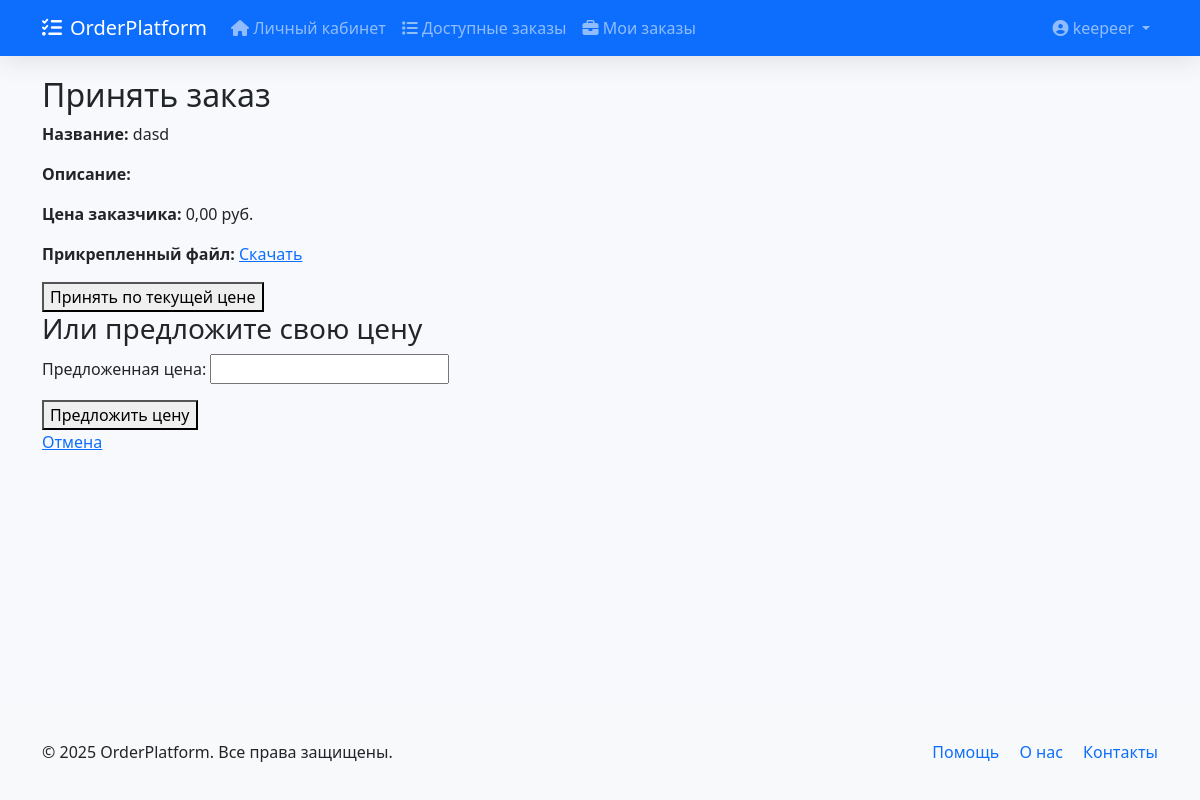
/orders/orders/accept/12/ (signed in), run on the app's committed database.
### users/models.py (models this page shows, shortened)
class User(AbstractUser):
    class Meta:
        verbose_name = 'Пользователь'
        verbose_name_plural = 'Пользователи'
        permissions = [
            ("can_request_payout", "Can request payout"),
        ]
    is_customer = models.BooleanField(default=False, verbose_name="Заказчик")
    is_employee = models.BooleanField(default=False, verbose_name="Исполнитель")
    wallet_address = models.CharField(max_length=100, blank=True, null=True, verbose_name="Кошелек")
    phone = models.CharField(max_length=20, blank=True, null=True, verbose_name="Телефон")
    groups = models.ManyToManyField(
        Group,
        verbose_name="Группы",
        blank=True,
        related_name="custom_user_groups"
    )
    user_permissions = models.ManyToManyField(
        Permission,
        verbose_name="Права доступа",
        blank=True,
        related_name="custom_user_permissions"
    )

### orders/models.py (models this page shows, shortened)
class Order(models.Model):
    WORK_TYPE_CHOICES = [
        ('coursework', 'Курсовая работа'),
        ('diploma', 'Дипломная работа'),
        ('essay', 'Эссе'),
        ('research', 'Реферат'),
        ('lab_work', 'Лабораторная'),
        ('other', 'Другое'),
    ]
    STATUS_CHOICES = [
        ('pending', 'Ожидает исполнителя'),
        ('price_proposed', 'Ожидает подтверждения цены'),
        ('waiting_approval', 'Ожидает подтверждения'),
        ('in_progress', 'В работе'),
        ('submitted', 'Отправлено клиенту'),
        ('approved', 'Принято клиентом'),
        ('rejected', 'Отклонено клиентом'),
        ('completed', 'Завершено'),
        ('auto_completed', 'Автоматически завершено'),
        ('refunded', 'Возврат средств'),
        ('closed', 'Закрыт'),
    ]
    TAG_CHOICES = [
        ('ready_work', 'Готовая работа'),
        ('consultation', 'Консультация'),
        ('final_touches', 'Финальные штрихи'),
    ]
    customer = models.ForeignKey(User, on_delete=models.CASCADE, related_name='customer_orders')
    employee = models.ForeignKey(User, on_delete=models.SET_NULL, null=True, blank=True,
                                 related_name='employee_orders')
    title = models.CharField(max_length=255, verbose_name="Название")
    description = models.TextField(verbose_name="Описание")
    work_type = models.CharField(max_length=20, choices=WORK_TYPE_CHOICES, default='coursework')
    status = models.CharField(max_length=25, choices=STATUS_CHOICES, default='pending')
    deadline = models.DateField(verbose_name="Срок сдачи", null=True, blank=True)
    file = models.FileField(upload_to=rename_uploaded_file, null=True, blank=True)
    tag = models.CharField(max_length=30, choices=TAG_CHOICES, blank=True, null=True)
    created_at = models.DateTimeField(auto_now_add=True)
    updated_at = models.DateTimeField(auto_now=True)
    completed_file = models.FileField(upload_to='completed_orders/', null=True, blank=True)
    price = models.DecimalField(max_digits=10, decimal_places=2, null=True, blank=True, default=0)
    class Meta:
        verbose_name = 'Заказ'
        verbose_name_plural = 'Заказы'
        ordering = ['-created_at']

### orders/views.py (the view)
# urls.py: path('orders/accept/<int:order_id>/', login_required(accept_order_view), name='accept_order'),
@login_required
def accept_order_view(request, order_id):
    if not request.user.is_employee:
        return redirect('profile')
    order = get_object_or_404(Order, id=order_id)
    if order.status != 'pending' or order.employee is not None:
        messages.warning(request, "Этот заказ уже принят или недоступен.")
        return redirect('orders:order_list')
    if request.method == 'POST':
        if 'accept' in request.POST:
            try:
                PaymentService.accept_order(order, request.user)
                messages.success(request, "Вы успешно приняли заказ")
            except ValidationError as e:
                messages.error(request, str(e))
            except Exception as e:
                logger.error(f"Ошибка при принятии заказа: {e}")
                messages.error(request, "Произошла ошибка при принятии заказа")
            return redirect('orders:order_list')
        elif 'propose_price' in request.POST:
            form = PriceProposalForm(request.POST)
            if form.is_valid():
                if not PriceProposal.objects.filter(order=order, employee=request.user).exists():
                    PriceProposal.objects.create(
                        order=order,
                        employee=request.user,
                        proposed_price=form.cleaned_data['proposed_price']
                    )
                    messages.success(request, "Вы предложили цену для заказа")
                else:
                    messages.warning(request, "Вы уже предлагали цену для этого заказа")
                return redirect('orders:order_list')
        else:
            messages.error(request, "Неизвестное действие")
            return redirect('order_list')
    else:
        form = PriceProposalForm()
    return render(request, 'orders/accept_order.html', {'order': order, 'form': form})

### orders/forms.py
class PriceProposalForm(forms.Form):
    proposed_price = forms.DecimalField(max_digits=10, decimal_places=2, label="Предложенная цена")

### orders/context_processors.py (called while the page is built)
def dispute_notifications(request):
    if request.user.is_staff:
        pending_count = Dispute.objects.filter(status='pending').count()
        return {'pending_disputes_count': pending_count}
    return {}

### orders/templates/orders/accept_order.html (shortened to what this page needs)
{% extends "base.html" %}
{% block content %}
  <h2>Принять заказ</h2>
  <p><strong>Название:</strong> {{ order.title }}</p>
  <p><strong>Описание:</strong> {{ order.description }}</p>
  <p><strong>Цена заказчика:</strong> {{ order.price }} руб.</p>
  {% if order.file %}
    <p><strong>Прикрепленный файл:</strong>
      <a href="{{ order.file.url }}" target="_blank">Скачать</a>
    </p>
  {% endif %}
  <form method="post">
    <button type="submit" name="accept">Принять по текущей цене</button>
  </form>
  <h3>Или предложите свою цену</h3>
  <form method="post">
    {{ form.as_p }}
    <button type="submit" name="propose_price">Предложить цену</button>
  </form>
  <a href="{% url 'orders:order_list' %}">Отмена</a>
{% endblock %}

### users/templates/base.html (shortened to what this page needs)
<!DOCTYPE html>
<html lang="ru">
<head>
    <link href="https://cdn.jsdelivr.net/npm/bootstrap@5.3.0/dist/css/bootstrap.min.css" rel="stylesheet">
    <link rel="stylesheet" href="https://cdnjs.cloudflare.com/ajax/libs/font-awesome/6.4.0/css/all.min.css">
</head>
<body>
    <nav class="navbar navbar-expand-lg navbar-dark bg-primary">
        <div class="container">
            <a class="navbar-brand" href="{% url 'home' %}">
                <i class="fas fa-tasks me-2"></i>OrderPlatform
            </a>
            <div class="collapse navbar-collapse" id="navbarNav">
                <ul class="navbar-nav me-auto">
                    {% if user.is_authenticated %}
                        <li class="nav-item">
                            <a class="nav-link" href="{% url 'users:profile' %}">
                                <i class="fas fa-home"></i> Личный кабинет
                            </a>
                        </li>
                        {% if user.is_employee %}
                            <li class="nav-item">
                                <a class="nav-link" href="{% url 'orders:order_list' %}">
                                    <i class="fas fa-list"></i> Доступные заказы
                                </a>
                            </li>
                            <li class="nav-item">
                                <a class="nav-link" href="{% url 'orders:my_orders' %}">
                                    <i class="fas fa-briefcase"></i> Мои заказы
                                </a>
                            </li>
                        {% endif %}
                    {% endif %}
                </ul>
                <ul class="navbar-nav">
                    {% if user.is_authenticated %}
                        <li class="nav-item dropdown">
                            <a class="nav-link dropdown-toggle" href="#" id="userDropdown" role="button" data-bs-toggle="dropdown">
                                <i class="fas fa-user-circle"></i> {{ user.username }}
                            </a>
                        </li>
                    {% endif %}
                </ul>
            </div>
        </div>
    </nav>
    <main class="content-wrapper">
        <div class="container">
            {% block content %}{% endblock %}
        </div>
    </main>
    <footer class="bg-light text-center">
        <div class="container py-3">
            <div class="row">
                <div class="col-md-6 text-md-start">
                    <p class="mb-0">&copy; {% now "Y" %} OrderPlatform. Все права защищены.</p>
                </div>
                <div class="col-md-6 text-md-end">
                    <a href="#" class="text-decoration-none me-3">Помощь</a>
                    <a href="#" class="text-decoration-none me-3">О нас</a>
                    <a href="#" class="text-decoration-none">Контакты</a>
                </div>
            </div>
        </div>
    </footer>
</body>
</html>

### users/templates/base.html (style rules this page uses)
:root { --primary-color: #4e73df; --secondary-color: #858796; --success-color: #1cc88a; --danger-color: #e74a3b; --warning-color: #f6c23e; }
body { display: flex; flex-direction: column; min-height: 100vh; background-color: #f8f9fc; }
.navbar { box-shadow: 0 0.15rem 1.75rem 0 rgba(58, 59, 69, 0.15); }
.content-wrapper { flex: 1; padding: 20px 0; }
footer { background-color: #f8f9fa; padding: 20px 0; margin-top: auto; }

### data on the page
User: username "keepeer"
Order: title "dasd", price "0,00"
